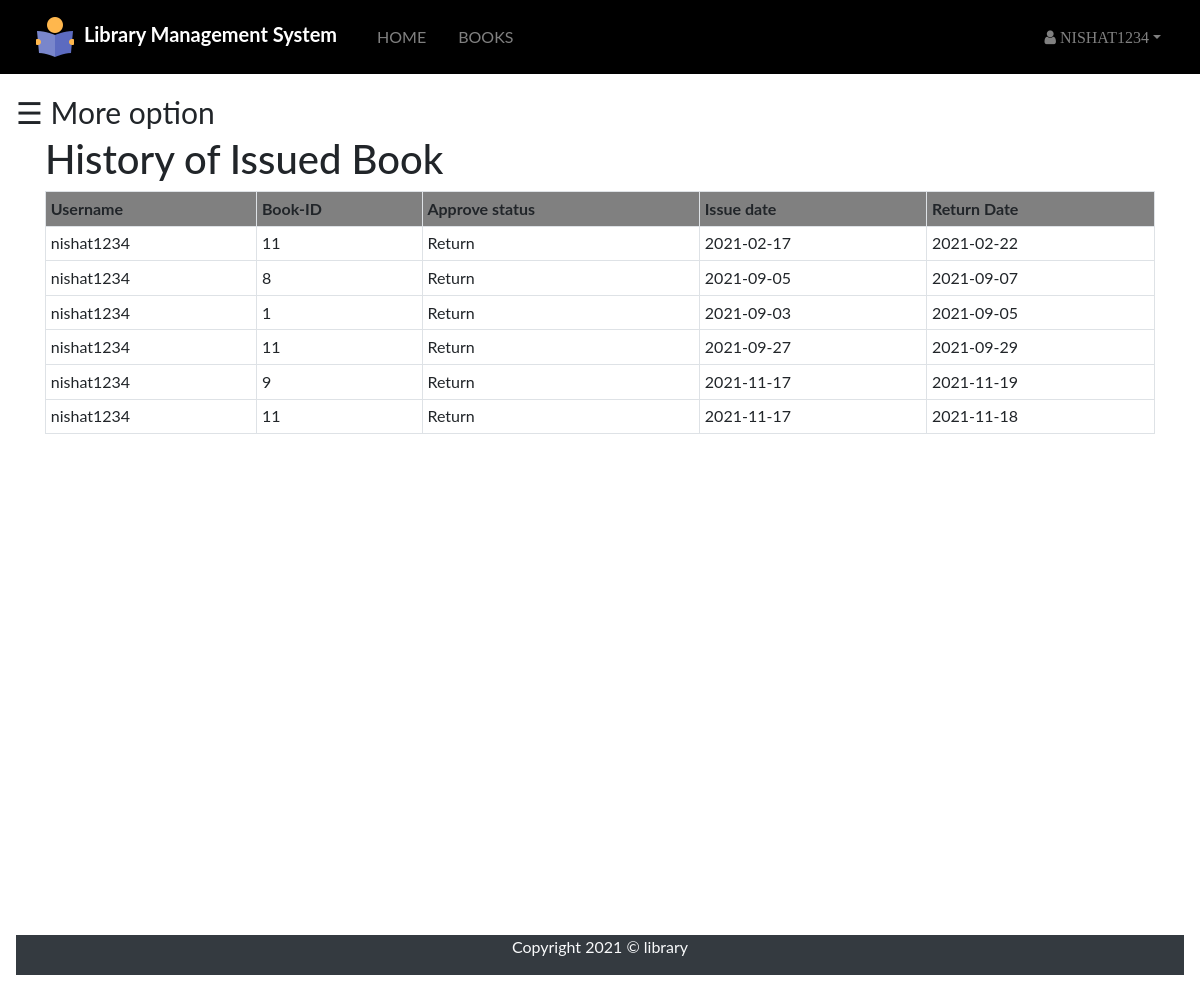
/student/issuebook_info.php (signed in), run on the app's committed database.
### tables this page shows
CREATE TABLE `issue_book` (
  `username` varchar(255) NOT NULL,
  `b_id` int(100) NOT NULL,
  `approve` varchar(100) NOT NULL,
  `issue` date NOT NULL DEFAULT current_timestamp(),
  `returnbook` date NOT NULL
);

### src/student/issuebook_info.php (the view, shortened to what this page needs)
<?php
include "navbar.php";
include "link.php";
 ?>
<!DOCTYPE html>
<html lang="en" dir="ltr">
  <head>
</head>
  <body>
<?php
if(isset($_SESSION['login_user'])){?>
  <div id="main">
  <span style="font-size:30px;cursor:pointer" onclick="openNav()">&#9776; More option</span>
<?php
}
 ?>
<div class="container " style="  min-height: 800px;">
    <h1 class="display-5">History of Issued Book </h1>
    <?php
      $user=$_SESSION['login_user'];
      $sql="select * from issue_book where username='$user' and approve='Return' ;";
    	$query=mysqli_query($dblink,$sql);
    	  echo "<table class='table table-bordered table-hover table-sm' id='dtHorizontalVerticalExample'>";
    		echo "<tr style='background-color:gray;'>";
    		echo "<th>"; echo "Username"; echo "</th>";
    		echo "<th>"; echo "Book-ID"; echo "</th>";
    		echo "<th>"; echo "Approve status"; echo "</th>";
    		echo "<th>"; echo "Issue date"; echo "</th>";
    		echo "<th>"; echo "Return Date"; echo "</th>";
    		echo "</tr>";
    		while($row=mysqli_fetch_assoc($query))
    		{
    			echo "<tr>";
    			echo "<td>";echo $row['username']; echo "</td>";
    			echo "<td>";echo $row['b_id']; echo "</td>";
    			echo "<td>";echo $row['approve']; echo "</td>";
    			echo "<td>";echo $row['issue']; echo "</td>";
    			echo "<td>";echo $row['returnbook']; echo "</td>";
    			echo "</tr>";
    		}
    		echo "</table>";?>
</div>
      <footer class="bg-dark text-light text-center">
        <div class="container">
          <div class="row">
            <div class="col">
              <p>Copyright 2021 &copy; library</p>
            </div>
          </div>
        </div>
      </footer>
  </body>
</html>

### src/student/issuebook_info.php (style rules this page uses)
body { font-family: "Lato", sans-serif; }
#main { transition: margin-left .5s; padding: 16px; }

### data on the page
issue_book: username "nishat1234", b "11", approve "Return", issue "2021-02-17", returnbook "2021-02-22"
issue_book: username "nishat1234", b "8", approve "Return", issue "2021-09-05", returnbook "2021-09-07"
issue_book: username "nishat1234", b "1", approve "Return", issue "2021-09-03", returnbook "2021-09-05"
issue_book: username "nishat1234", b "11", approve "Return", issue "2021-09-27", returnbook "2021-09-29"
issue_book: username "nishat1234", b "9", approve "Return", issue "2021-11-17", returnbook "2021-11-19"
issue_book: username "nishat1234", b "11", approve "Return", issue "2021-11-17", returnbook "2021-11-18"

### other printed values
$_SESSION['login_user'] "NISHAT1234"
